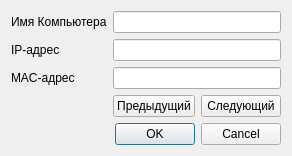
<?xml version="1.0" encoding="UTF-8"?>
<ui version="4.0">
 <class>DialogAddDevice</class>
 <widget class="QDialog" name="DialogAddDevice">
  <property name="geometry">
   <rect>
    <x>0</x>
    <y>0</y>
    <width>267</width>
    <height>148</height>
   </rect>
  </property>
  <property name="windowTitle">
   <string>Dialog</string>
  </property>
  <layout class="QGridLayout" name="gridLayout">
   <item row="0" column="0">
    <widget class="QLabel" name="label">
     <property name="text">
      <string>Имя Компьютера</string>
     </property>
    </widget>
   </item>
   <item row="1" column="0">
    <widget class="QLabel" name="label_2">
     <property name="text">
      <string>IP-адрес</string>
     </property>
    </widget>
   </item>
   <item row="2" column="0">
    <widget class="QLabel" name="label_3">
     <property name="text">
      <string>MAC-адрес</string>
     </property>
    </widget>
   </item>
   <item row="0" column="1" colspan="2">
    <widget class="QLineEdit" name="HostnameLineEdit"/>
   </item>
   <item row="2" column="1" colspan="2">
    <widget class="QLineEdit" name="MACLineEdit"/>
   </item>
   <item row="4" column="0" colspan="3">
    <widget class="QDialogButtonBox" name="buttonBox">
     <property name="orientation">
      <enum>Qt::Horizontal</enum>
     </property>
     <property name="standardButtons">
      <set>QDialogButtonBox::Cancel|QDialogButtonBox::Ok</set>
     </property>
    </widget>
   </item>
   <item row="1" column="1" colspan="2">
    <widget class="QLineEdit" name="IPAddressLineEdit"/>
   </item>
   <item row="3" column="1">
    <widget class="QPushButton" name="previousButton">
     <property name="text">
      <string>Предыдущий</string>
     </property>
    </widget>
   </item>
   <item row="3" column="2">
    <widget class="QPushButton" name="nextButton">
     <property name="text">
      <string>Следующий</string>
     </property>
    </widget>
   </item>
  </layout>
 </widget>
 <resources/>
 <connections>
  <connection>
   <sender>buttonBox</sender>
   <signal>accepted()</signal>
   <receiver>DialogAddDevice</receiver>
   <slot>accept()</slot>
   <hints>
    <hint type="sourcelabel">
     <x>257</x>
     <y>138</y>
    </hint>
    <hint type="destinationlabel">
     <x>157</x>
     <y>274</y>
    </hint>
   </hints>
  </connection>
  <connection>
   <sender>buttonBox</sender>
   <signal>rejected()</signal>
   <receiver>DialogAddDevice</receiver>
   <slot>reject()</slot>
   <hints>
    <hint type="sourcelabel">
     <x>257</x>
     <y>138</y>
    </hint>
    <hint type="destinationlabel">
     <x>286</x>
     <y>274</y>
    </hint>
   </hints>
  </connection>
 </connections>
</ui>
